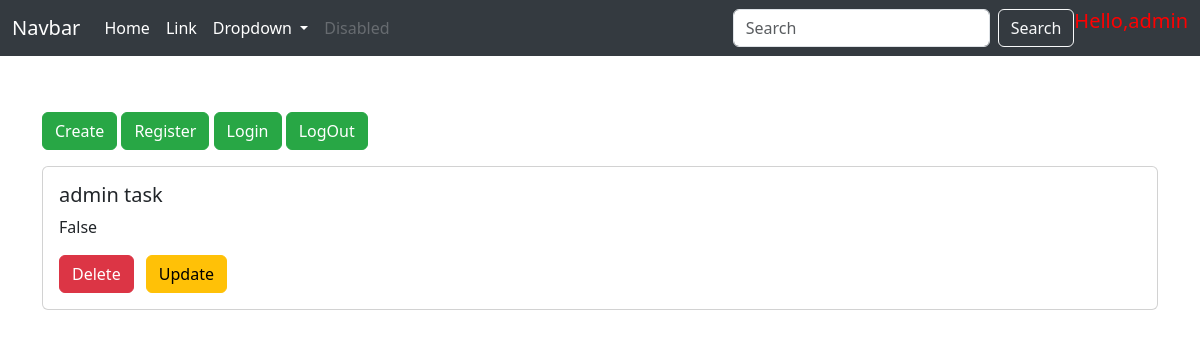
The app's page /retrieve/ (signed in), older data.
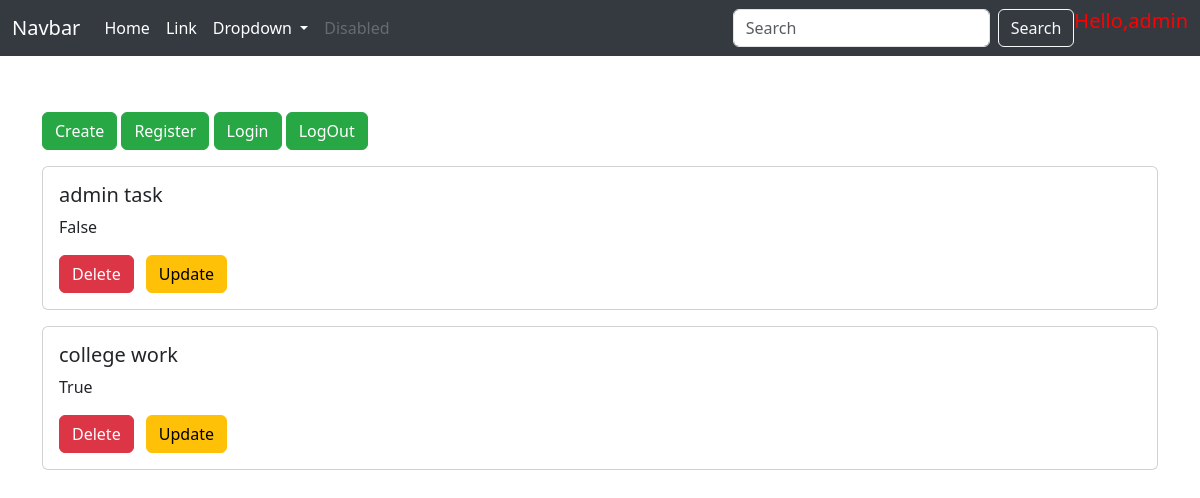
The same page, newer data.
### todoapp/models.py (models this page shows, shortened)
class TODO(models.Model):
    title=models.CharField(max_length=20)
    description = models.TextField()
    is_done=models.BooleanField()
    user=models.ForeignKey(User,on_delete=models.CASCADE,blank=True,null=True)

### todoapp/views.py (the view)
# urls.py: path('retrieve/',views.retrieve,name= 'retrieve'),
def retrieve(request):
    try:
        todos=TODO.objects.filter(user=request.user)
    except:
        todos=[]
    return render(request,'retrieve.html',{'todos':todos})

### templates/retrieve.html (shortened to what this page needs)
<!doctype html>
<html lang="en">
<head>
  <link href="https://cdn.jsdelivr.net/npm/bootstrap@5.3.3/dist/css/bootstrap.min.css" rel="stylesheet">
</head>
<body>
  <nav class="navbar navbar-expand-lg navbar-dark fixed-top">
    <div class="container-fluid">
      <a class="navbar-brand" href="#">Navbar</a>
      <div class="collapse navbar-collapse" id="navbarSupportedContent">
        <ul class="navbar-nav me-auto mb-2 mb-lg-0">
          <li class="nav-item">
            <a class="nav-link active" aria-current="page" href="#">Home</a>
          </li>
          <li class="nav-item">
            <a class="nav-link" href="#">Link</a>
          </li>
          <li class="nav-item dropdown">
            <a class="nav-link dropdown-toggle" href="#" role="button" data-bs-toggle="dropdown" aria-expanded="false">
              Dropdown
            </a>
          </li>
          <li class="nav-item">
            <a class="nav-link disabled" aria-disabled="true">Disabled</a>
          </li>
        </ul>
        <form class="d-flex" role="search" action="{% url 'search'  %}">
          <input class="form-control me-2" type="search" placeholder="Search" aria-label="Search"  name="query">
          <button class="btn btn-outline-light" type="submit">Search</button>
          <h5 style="color:red">Hello,{{user.username}}</h5>
        </form>
      </div>
    </div>
  </nav>
  <div class="container mt-5">
    <a href="/create"><button type="button" class="btn btn-success mb-3">Create</button></a>
    <a href="/register"><button type="button" class="btn btn-success mb-3">Register</button></a>
    <a href="/login"><button type="button" class="btn btn-success mb-3">Login</button></a>
    <a href= "{% url 'logout' %}"><button type="button" class="btn btn-success mb-3">LogOut</button></a>
    {% for todo in todos %}
    <div class="card mb-3">
      <div class="card-body">
        <h5 class="card-title">{{ todo.title }}</h5>
        <p class="card-text">{{ todo.is_done }}</p>
        <a href="{% url 'delete' todo.id  %}"><button type="button" class="btn btn-danger me-2">Delete</button></a>
        <a href="/update/{{ todo.id }}"><button type="button" class="btn btn-warning">Update</button></a>
      </div>
    </div>
    {% endfor %}
  </div>
</body>
</html>

### templates/retrieve.html (style rules this page uses)
body { padding-top: 4rem; }
.navbar { background-color: #343a40; }
.navbar-brand, .nav-link { color: #ffffff; }
.btn-success { background-color: #28a745; border-color: #28a745; }
.btn-danger { background-color: #dc3545; border-color: #dc3545; }
.btn-warning { background-color: #ffc107; border-color: #ffc107; }

Row changes from the older to the newer data that the page shows:
added TODO: title "college work", is_done "True"
